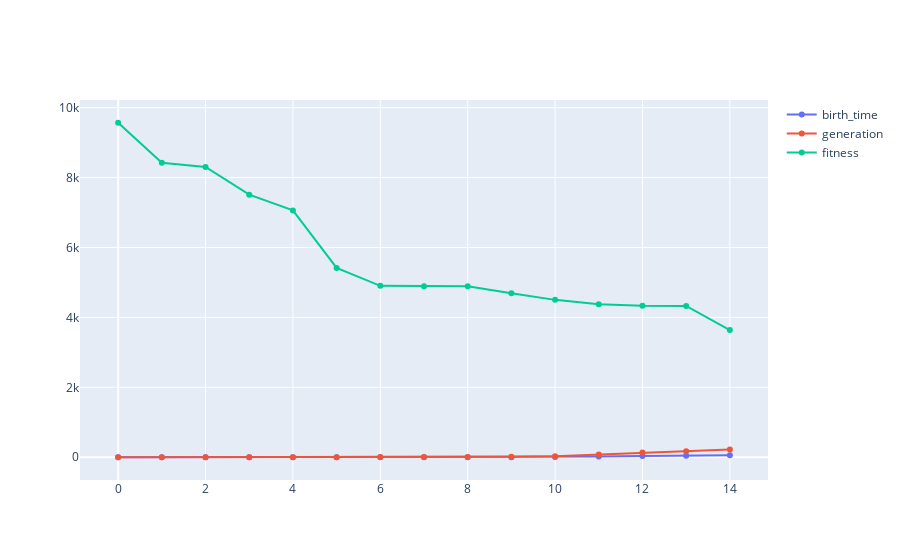

This figure's notebook cell:
### Code cell
plot(df_ancestry)

### Figure 1 — Plotly figure (JSON) as saved in the notebook; plotly's stock layout.template omitted (floating-point values rounded to 4 significant figures)
{"data": [{"name": "birth_time", "type": "scatter", "x": [0, 1, 2, 3, 4, 5, 6, 7, 8, 9, 10, 11, 12, 13, 14], "y": [0.001017, 0.001303, 0.001413, 0.001608, 0.1639, 0.2571, 1.29, 1.675, 1.868, 3.225, 8.642, 21.18, 34.32, 42.71, 54.77]}, {"name": "generation", "type": "scatter", "x": [0, 1, 2, 3, 4, 5, 6, 7, 8, 9, 10, 11, 12, 13, 14], "y": [0, 0, 0, 0, 1, 1, 5, 6, 7, 12, 32, 82, 137, 171, 224]}, {"name": "fitness", "type": "scatter", "x": [0, 1, 2, 3, 4, 5, 6, 7, 8, 9, 10, 11, 12, 13, 14], "y": [9567.0, 8422.0, 8305.0, 7510.0, 7061.0, 5415.0, 4903.0, 4892.0, 4888.0, 4693.0, 4501.0, 4378.0, 4331.0, 4326.0, 3639.0]}], "layout": {}}
